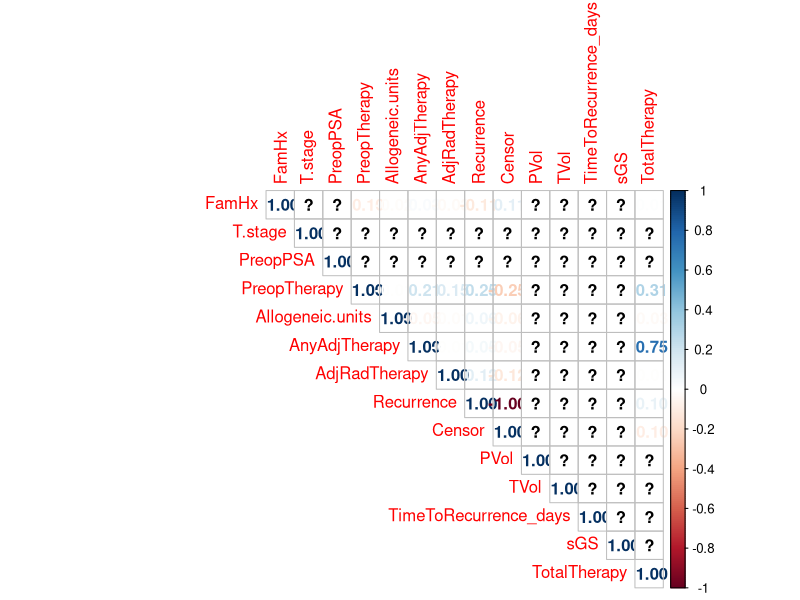
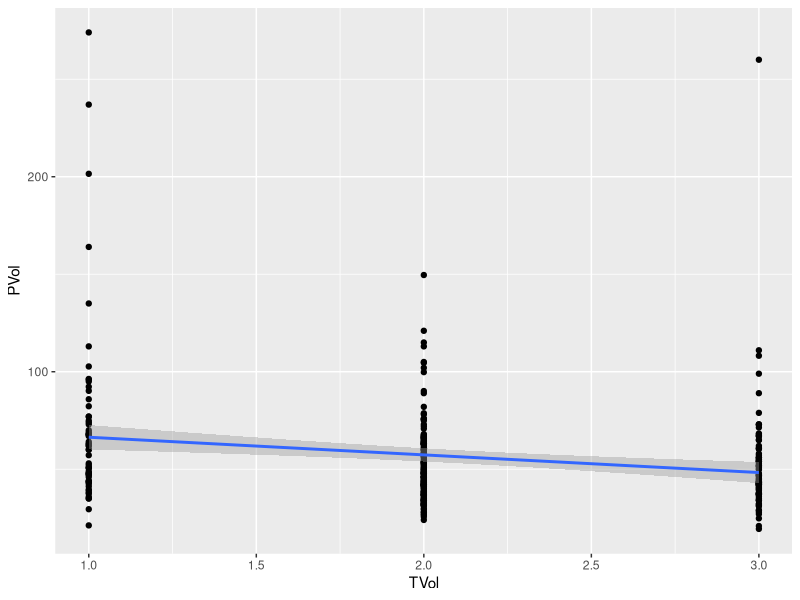
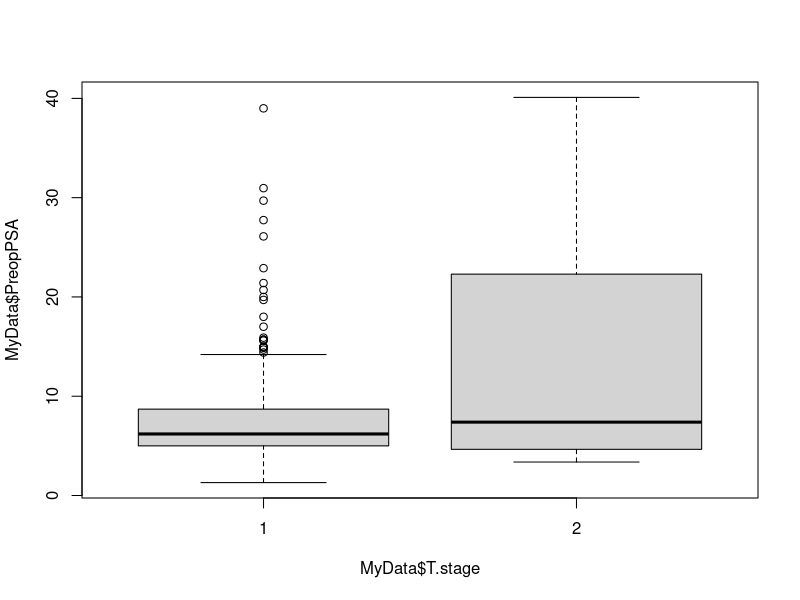
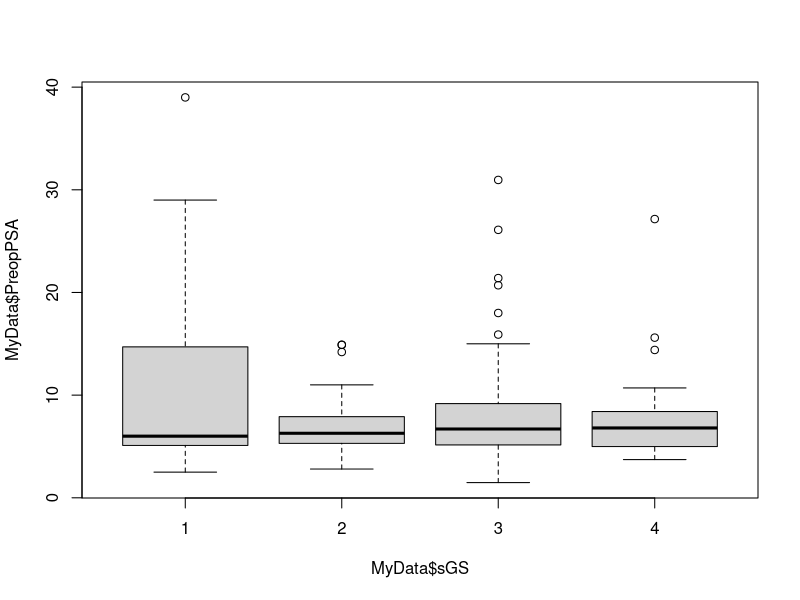
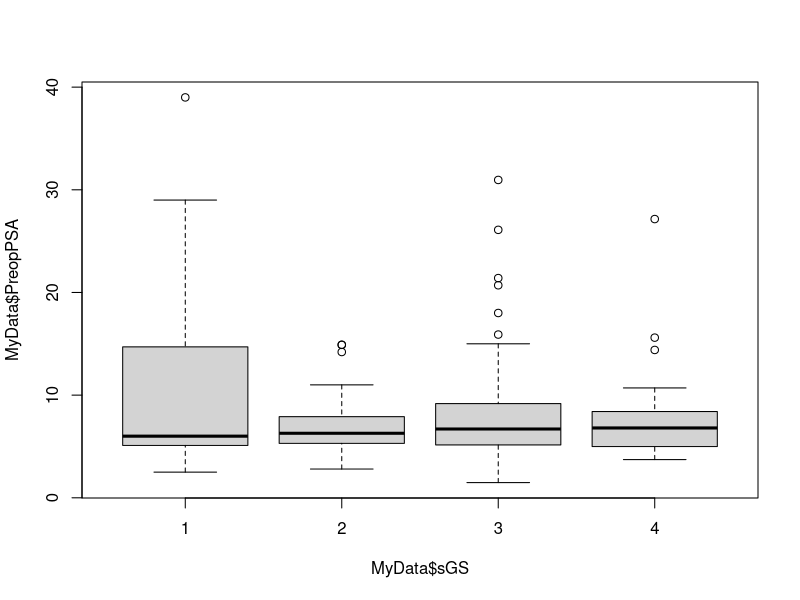
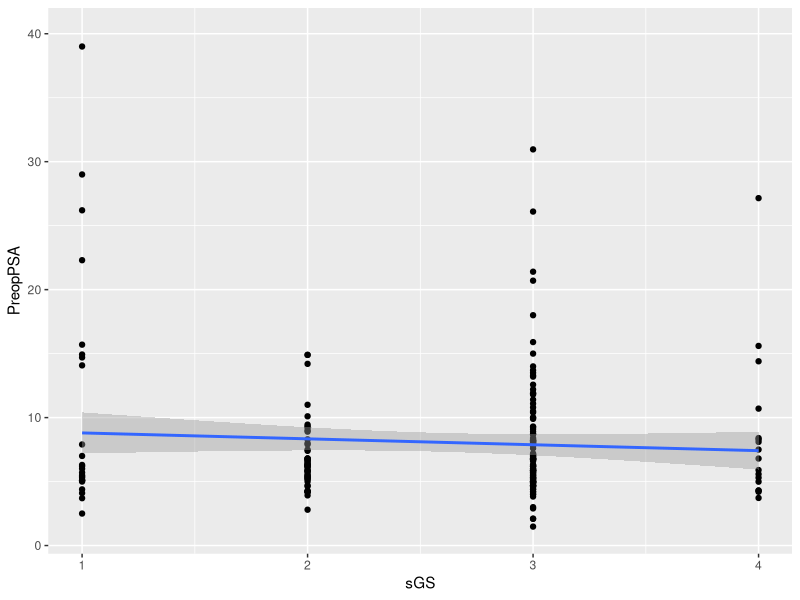
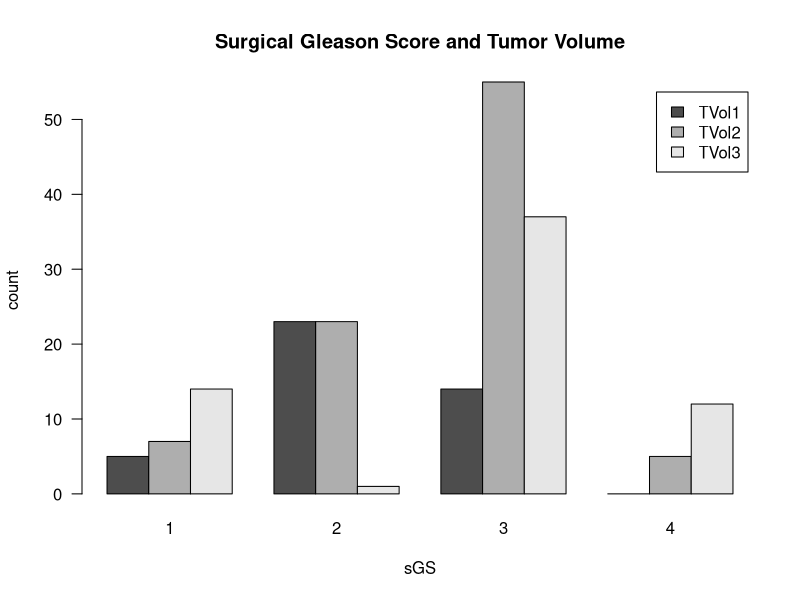
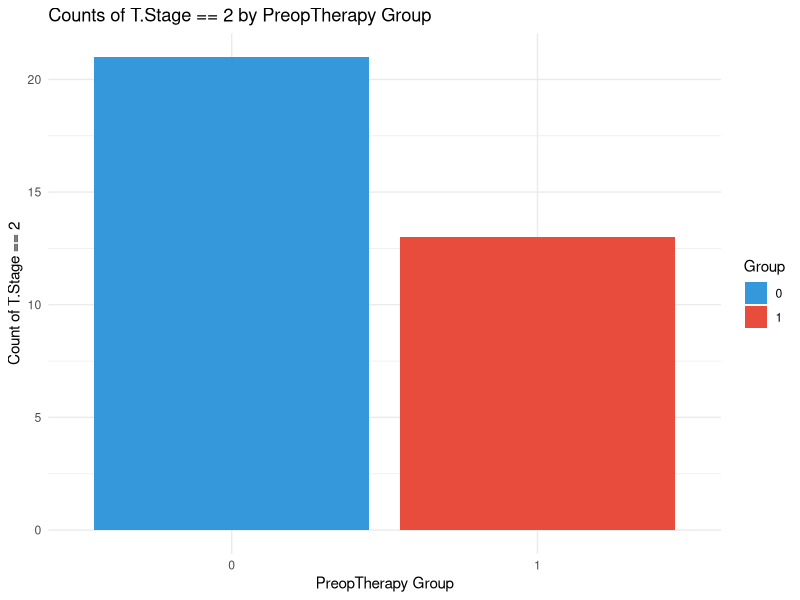

Write R code to recreate these figures, in order.
#----GROUP 3-------------------------####
# Date:  2024-09-11      
# Author:  The members of GROUP 3     
# Filename: Creating_Plots.R    
# Description:  Creating Plots
#               
#               
# Project: Exam
#-------------------------------------------###

## Importing data and libraries----
# Importing relevant packages
library(tidyverse)
library(here)
library(readxl)
library(dplyr)
library (patchwork)
library(ggplot2)
library(corrplot)

# Reading the file
MyData<-read.delim(here("DATA","tidy_adjust_exam_dataset.txt"))

# Getting an overview
glimpse(MyData)


# 4. Day 7: Create plots that would help answer these questions:


#- Are there any correlated measurements? ----
# Attempt to create an overview of any correlations

MyDataTest <- MyData %>%
  select(-Age, -Median.RBC.Age, -Hospital, -VolumeHighOrLow, -recurrence, -subject, -RBC.Age.Group)


round(cor(MyDataTest),
      digits = 2 # rounded to 2 decimals
)
corrplot(cor(MyDataTest),
         method = "number",
         type = "upper" # show only upper side
)

# The plot gives an overview of what to explore further. 
# Removing NAs would probably have improved the plot.



#  - Is there a relation between the `PVol` and `TVol` variables? ----
# Regression: viewing the data: hos does the regression line look like
MyData %>% 
  ggplot(aes(x = TVol, y = PVol)) +
  geom_point() + 
  geom_smooth(method = "lm")

# Calculate correlation and handle NA values by excluding them
correlation <- cor(MyData$PVol, MyData$TVol, use = "complete.obs")
print(correlation) # There is a negative correlation between PVol and TVol of -0,21, meaning that for every 1 TVol increases, PVol decreses with 0.21

#73 Does the distribution of `PreopPSA` depend on `T.Stage`?  HG!
  
  # T-test to find out if there is a significant differece
  t.test(MyData$PreopPSA~MyData$T.stage) %>%  
  broom::tidy() # Table showing there is a statistically significant. P-value 0,01

# Visulalizes by boxplot  
boxplot(MyData$PreopPSA~MyData$T.stage)

# 74 Does the distribution of `PVol` depend on `sGS`?          HG!   

boxplot(MyData$PreopPSA~MyData$sGS)
boxplot(MyData$PreopPSA~MyData$sGS, na.rm = T) # the to plots look exacly the same

# According to the boxplot PreopPSA does not seem to depend om SGS.  
# 
MyData %>% 
  ggplot(aes(x = sGS, y = PreopPSA)) +
  geom_point() + 
  geom_smooth(method = "lm")  

# Calculate correlation and handle NA values by excluding them
correlation <- cor(MyData$PreopPSA, MyData$sGS, use = "complete.obs")
print(correlation) # Collerlation calculatet to - 0,071. PreopPSA decreses 7 % when sGS increses by 1.   


# Does the distribution of TVol depend on sGS ----

MyDataBarplot <- MyData %>%
  select(TVol,sGS) %>%
  drop_na(sGS) %>%
  drop_na(TVol)


table(MyDataBarplot$TVol, MyDataBarplot$sGS) %>%
  barplot(beside = T, legend.text=c("TVol1", "TVol2", "TVol3"), main = "Surgical Gleason Score and Tumor Volume", xlab="sGS", ylab="count", las=1)


# Anova

MyDataBarplot %>% 
  
  mutate(sGS = log(sGS)) %>%
  
  aov(sGS~TVol, data = .)

ANOVAresult <-
  
  MyDataBarplot %>% 
  
  mutate(sGS = log(sGS)) %>%
  
  aov(sGS~TVol, data = .)

ANOVAresult %>%
  
  summary()


# Distribution of TVol seems to be dependent of sGS



#  - Where there more `T.Stage == 2` in the group with `PreopTherapy == 1` than in the group `PreopTherapy == 0`? ----
# Add a binary indicator for T.Stage == 2, explicitly handling NAs
My_Data <- MyData %>%
  mutate(T_Stage_2 = if_else(`T.stage` == 2, 1, if_else(is.na(`T.stage`), NA_integer_, 0)))
# Subset the data for PreopTherapy groups 0 and 1, excluding NAs in T_Stage_2
group_0 <- My_Data %>% 
  filter(`PreopTherapy` == 0, !is.na(T_Stage_2)) %>% 
  pull(T_Stage_2)

group_1 <- My_Data %>% 
  filter(`PreopTherapy` == 1, !is.na(T_Stage_2)) %>% 
  pull(T_Stage_2)

# Perform a t-test
t_test_result <- t.test(group_1, group_0, alternative = "greater")

# Print the results of the t-test
print(t_test_result) #p-value = 0.001023. The t-test results suggest that there is a statistically significant greater presence of T.Stage == 2 in the group with PreopTherapy == 1 compared to the group with PreopTherapy == 0.

# Show all of this in a plot:
# Prepare the summary data frame, excluding NAs in T_Stage_2
summary_data <- data.frame(
  PreopTherapy = factor(c(rep(0, length(group_0)), rep(1, length(group_1)))),
  T_Stage_2 = c(group_0, group_1)
)

# Exclude rows with NA in T_Stage_2
summary_data <- summary_data[!is.na(summary_data$T_Stage_2), ]

# Calculate the sum for each group
summary_plot_data <- summary_data %>%
  group_by(PreopTherapy) %>%
  summarise(Count = sum(T_Stage_2), .groups = 'drop')

# Print the summary data to check it
print(summary_plot_data)

# Plotting the counts of T.Stage == 2 by PreopTherapy group
ggplot(summary_plot_data, aes(x = PreopTherapy, y = Count, fill = PreopTherapy)) +
  geom_col() +
  scale_fill_manual(values = c("#3498db", "#e74c3c")) +
  labs(title = "Counts of T.Stage == 2 by PreopTherapy Group",
       x = "PreopTherapy Group",
       y = "Count of T.Stage == 2",
       fill = "Group") +
  theme_minimal()
